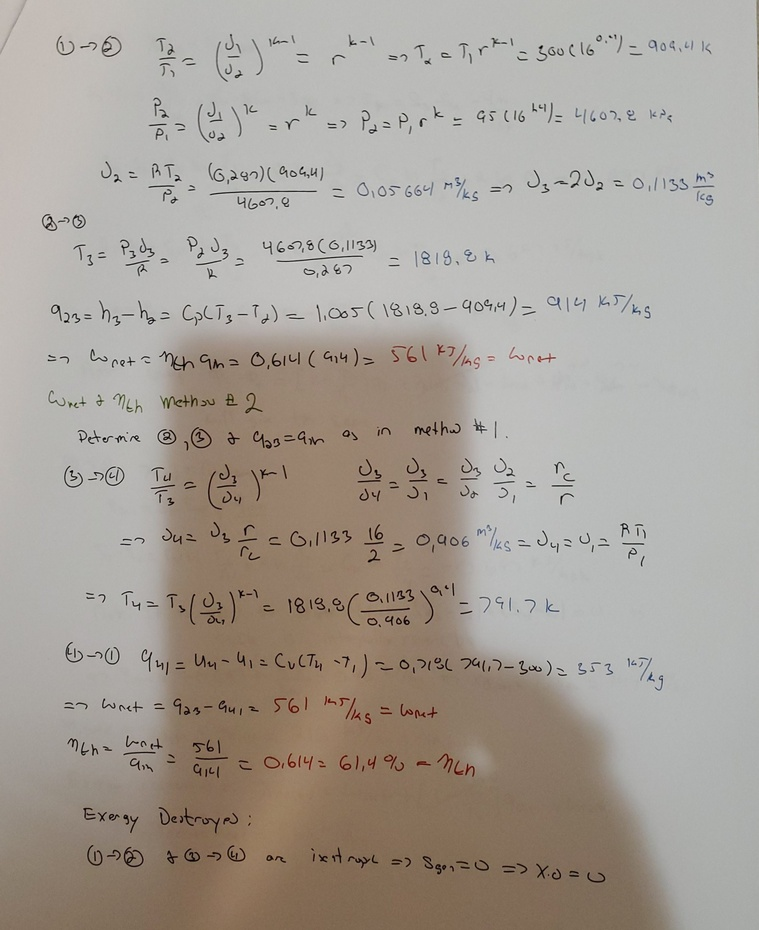
#> input picture python/shadowRemove/shadow.jpg, 759 x 930 px, shrunk from 2003 x 2456 before the run
$ jupyter execute main.ipynb
#> lines starting #> are read from the running program, lines starting #| are printed output that depends on the picture; after the words box and inside, x2 and y2 are one past the last pixel; in counts of white or black regions, pixels touching at a corner belong together
[cell 1]
import cv2
import numpy as np
import matplotlib.pyplot as plt

[cell 2]
def max_filtering(N, I_temp):
#> called with N = 20
    wall = np.full((I_temp.shape[0]+(N//2)*2, I_temp.shape[1]+(N//2)*2), -1)
    wall[(N//2):wall.shape[0]-(N//2), (N//2):wall.shape[1]-(N//2)] = I_temp.copy()
    temp = np.full((I_temp.shape[0]+(N//2)*2, I_temp.shape[1]+(N//2)*2), -1)
    for y in range(0,wall.shape[0]):
        for x in range(0,wall.shape[1]):
            if wall[y,x]!=-1:
                window = wall[y-(N//2):y+(N//2)+1,x-(N//2):x+(N//2)+1]
                num = np.amax(window)
                temp[y,x] = num
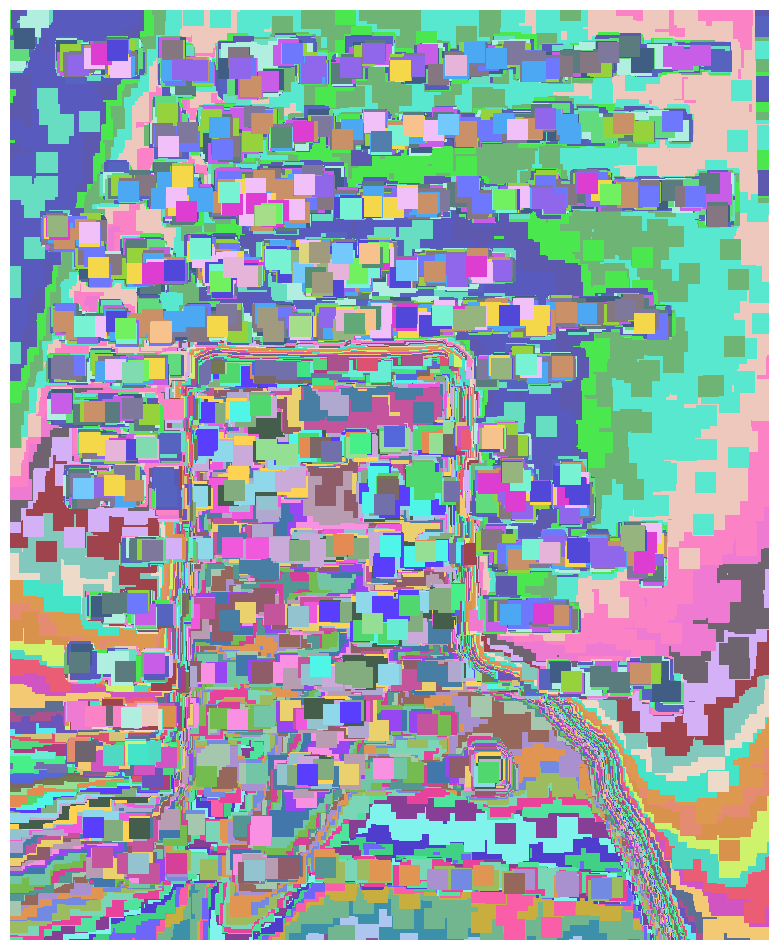
#> temp: shape (950, 779) int64; 114 distinct labels, from -1 to 226; one colour per label, 0 black, -1 white
#> window: shape (21, 21) int64; 7 distinct labels, from -1 to 171
    A = temp[(N//2):wall.shape[0]-(N//2), (N//2):wall.shape[1]-(N//2)].copy()
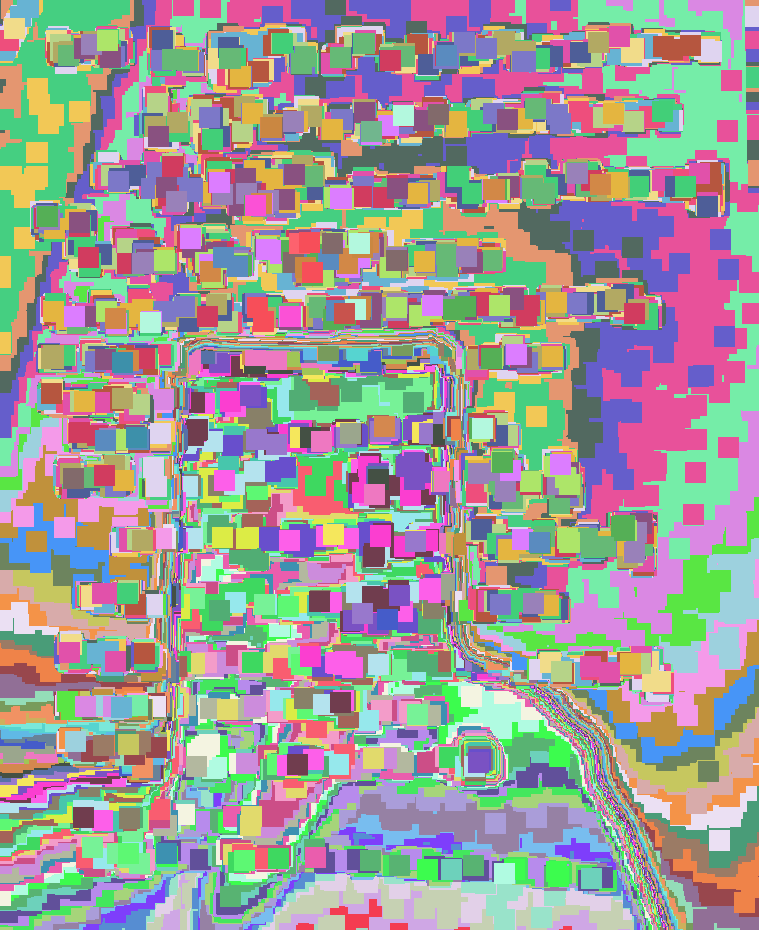
#> A: shape (930, 759) int64; 113 distinct labels, from 111 to 226; one colour per label, 0 black
    return A

def min_filtering(N, A):
#> called with N = 20
    wall_min = np.full((A.shape[0]+(N//2)*2, A.shape[1]+(N//2)*2), 300)
    wall_min[(N//2):wall_min.shape[0]-(N//2), (N//2):wall_min.shape[1]-(N//2)] = A.copy()
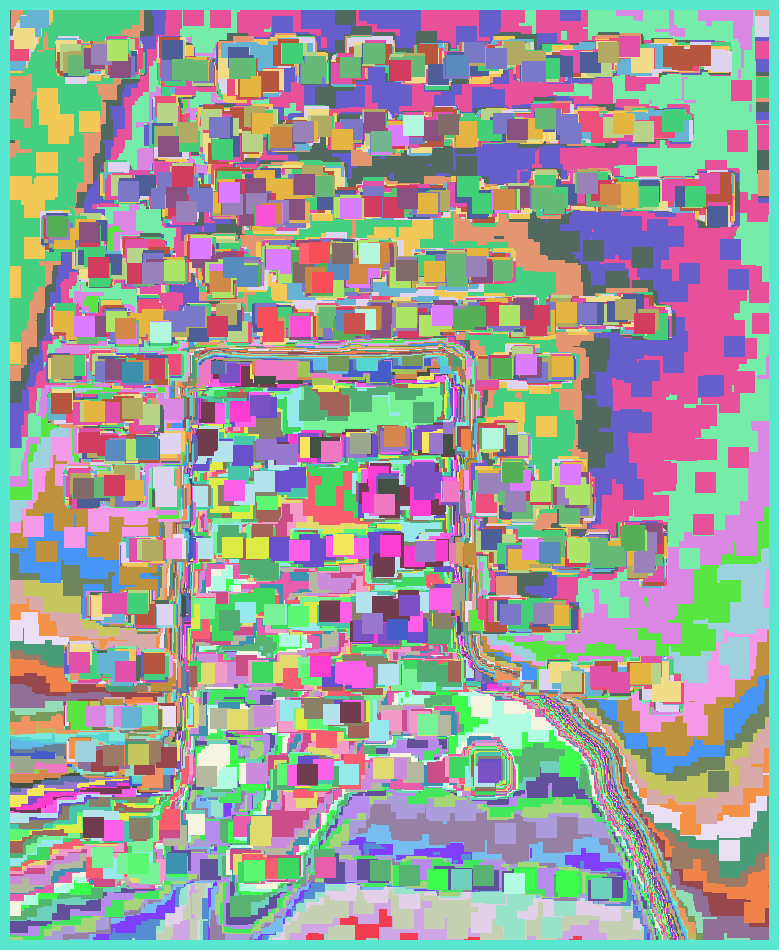
#> wall_min: shape (950, 779) int64; 114 distinct labels, from 111 to 300; one colour per label, 0 black
    temp_min = np.full((A.shape[0]+(N//2)*2, A.shape[1]+(N//2)*2), 300)
    for y in range(0,wall_min.shape[0]):
        for x in range(0,wall_min.shape[1]):
            if wall_min[y,x]!=300:
                window_min = wall_min[y-(N//2):y+(N//2)+1,x-(N//2):x+(N//2)+1]
                num_min = np.amin(window_min)
                temp_min[y,x] = num_min
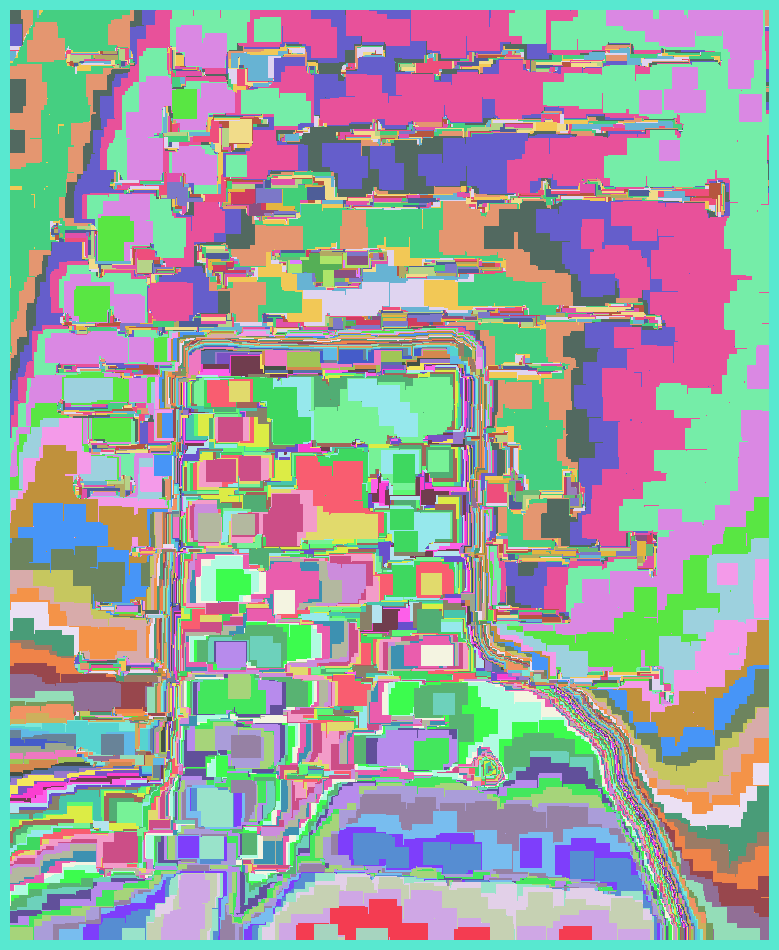
#> temp_min: shape (950, 779) int64; 114 distinct labels, from 111 to 300; one colour per label, 0 black
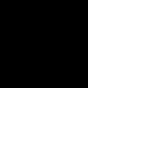
#> window_min: shape (21, 21) int64 (shown 8 times larger); values 171 (black) and 300 (white), 72.6% white; 1 black region, box (x1, y1, x2, y2) and area: (0, 0, 11, 11) 121
    B = temp_min[(N//2):wall_min.shape[0]-(N//2), (N//2):wall_min.shape[1]-(N//2)].copy()
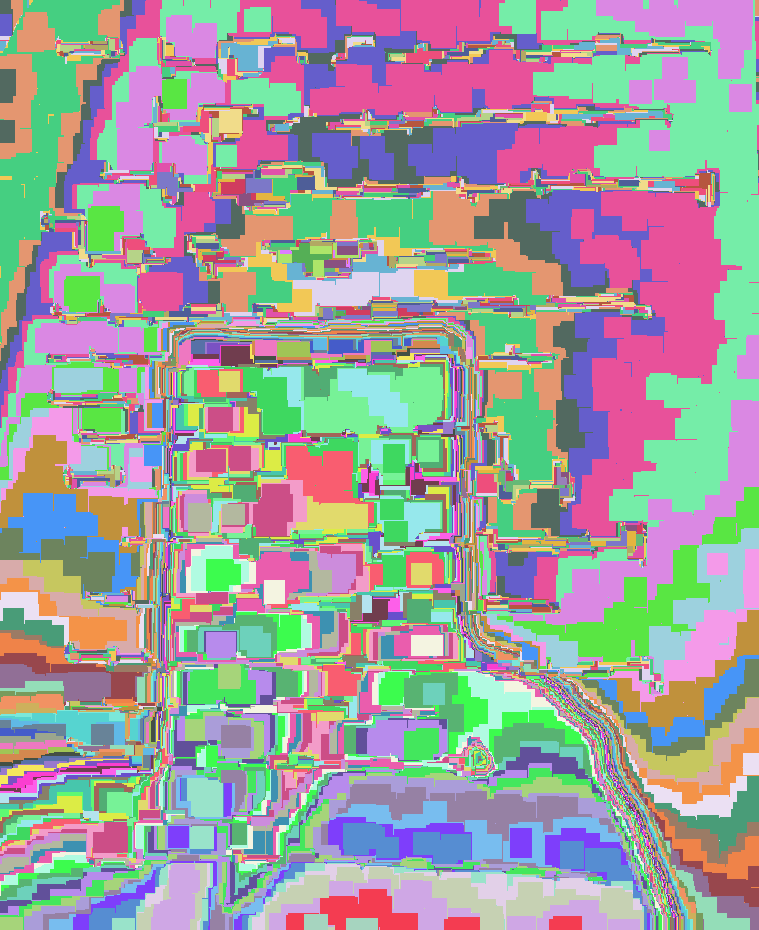
#> B: shape (930, 759) int64; 113 distinct labels, from 111 to 226; one colour per label, 0 black
    return B

def background_subtraction(I, B):
    O = I - B
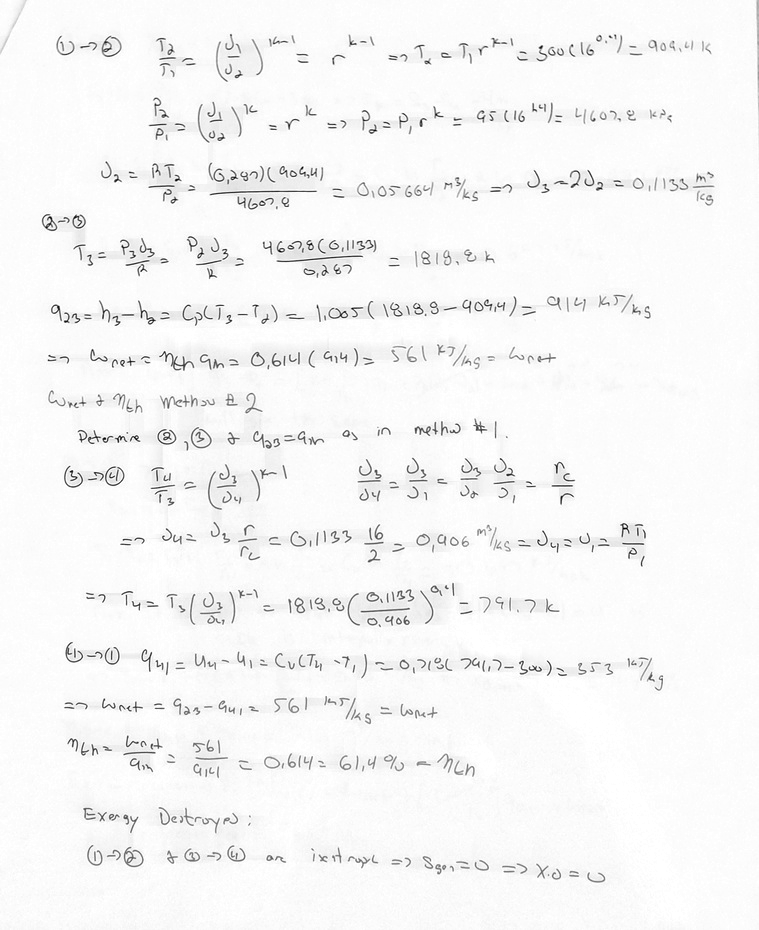
#> O: shape (930, 759) int64; min -209, max 0, mean -6.64; drawn with min black and max white
    norm_img = cv2.normalize(O, None, 0,255, norm_type=cv2.NORM_MINMAX)
    return norm_img

def min_max_filtering(M, N, I):
    if M == 0:
        #max_filtering
        A = max_filtering(N, I)
        #min_filtering
        B = min_filtering(N, A)
        #subtraction
        normalised_img = background_subtraction(I, B)
    elif M == 1:
        #min_filtering
        A = min_filtering(N, I)
        #max_filtering
        B = max_filtering(N, A)
        #subtraction
        normalised_img = background_subtraction(I, B)
    return normalised_img

[cell 3]
P = cv2.imread('./shadow.jpg',0)
plt.imshow(P,cmap='gray')
plt.title("original image")
plt.show()
